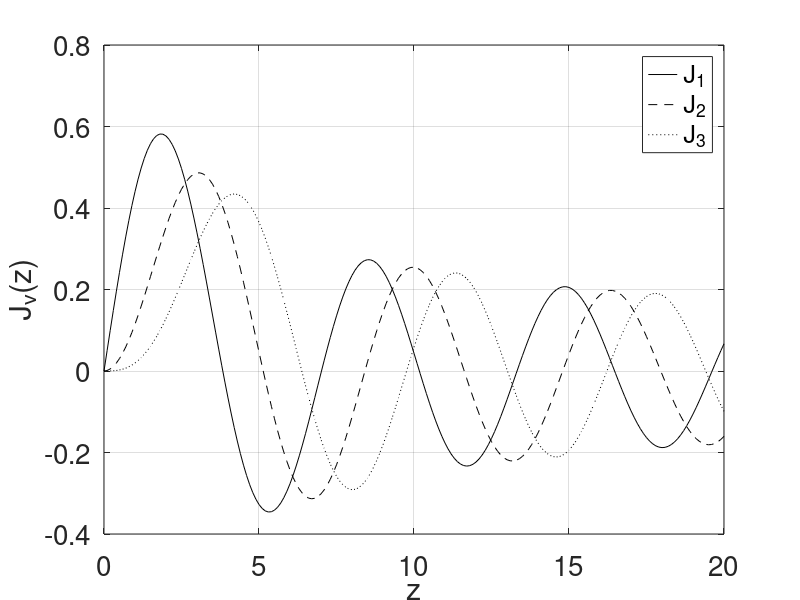

Reproduce this figure in MATLAB. (Note: this script raises an error after producing the figure.)
%% Bessel function tests

clear all

size_of_font = 20;

%% Plot spectral fluxes

figure(99)
z = 0:0.1:20;
J = zeros(5,201);
xJ = zeros(5,201);
testJ = zeros(1,201);
for i = 0:3
    J(i+1,:) = besselj(i,z);
    zJ(i+1,:) = z.*besselj(i,z);
end
plot(z,J(2,:), 'k')
hold on
plot(z,J(3,:), 'k--')
plot(z,J(4,:), 'k:')
grid on
legend('J_1','J_2','J_3','Location','Best')
xlabel('z')
ylabel('J_{\nu}(z)')
set(gca,'fontsize', size_of_font);

%% Plot vorticity fields from snapshots of each simulation

addpath ../../AR6_Chapter9/FGD/Matlab_Functions/

color_bar_vorticity = IPCC_Get_Colorbar('temperature_d', 21, false);
color_bar_buoyancy = IPCC_Get_Colorbar('precip_d', 21, false);
color_bar_qgpv = IPCC_Get_Colorbar('wind_d', 21, false);

filedir = "../simulations/output/data/";
filedir_qg = "../simulations/output/data/final_simulation/";
filedir_copied_data = "../simulations/output/copied_data/SurfaceQG_n_512_visc_1.0e-17_order_8_hypovisc_0.005_order_-2_kf_7.0_F_1.0e-5_endtime_30000.0_beta_0.5/";

StrongBeta_2D = load("/Users/brodiepearson/GitHub/Paper_Anisotropic_2D_Structure_Functions/simulations/Output/Data/Equilibrated/Anisotropic2D_n_2048_drag_0.04_order_-2_visc_1.0e-21_order_8_kf_100.0_F_1.0e-5_betay_10.0_betax_0.0_3000.mat");
SQG = load(filedir_copied_data+"SurfaceQG_n_512_visc_1.0e-17_order_8_hypovisc_0.005_order_-2_kf_7.0_F_1.0e-5_endtime_30000.0_beta_0.5_30040.mat");
QG_mid = load(filedir_qg+"multilayerqg_2layer_512_beta_5.0_Ld_0.35_75.mat");
QG = load(filedir_qg+"multilayerqg_2layer_512_beta_5.0_Ld_0.35_100.mat");

x_grid_2D = StrongBeta_2D.dx:StrongBeta_2D.dx:StrongBeta_2D.Lx;
y_grid_2D = StrongBeta_2D.dy:StrongBeta_2D.dy:StrongBeta_2D.Ly;
x_grid_SQG = SQG.dx:SQG.dx:SQG.Lx;
y_grid_SQG = SQG.dy:SQG.dy:SQG.Ly;
x_grid_QG = QG.dx:QG.dx:QG.Lx;
y_grid_QG = QG.dy:QG.dy:QG.Ly;

hmaps=figure(20)
set(hmaps,'Position',[10 10 1600 600])
ax(1) = subplot(2,3,1)
imagesc(x_grid_2D(1:end),y_grid_2D(1:end), StrongBeta_2D.zeta(1:end,1:end)')
ylim([0 2*pi])
xlim([0 2*pi])
xticks([0, pi, 2*pi])
xticklabels({'0' '\pi' '2\pi'})
yticks([0, pi, 2*pi])
yticklabels({'0', '\pi', '2\pi'})
xlabel('x (m)')
ylabel('y (m)')
title('2D Turbulence')
set(gca,'fontsize', 20);
colormap(ax(1), color_bar_vorticity)
hcb=colorbar
caxis([-5 5])
hcb.Label.String = 'Vorticity [s^{-1}]';
hcb.Location = 'southoutside';

ax(2) = subplot(2,3,2)
imagesc(x_grid_SQG(1:end),y_grid_SQG(1:end), SQG.b(1:end,1:end)')
ylim([0 2*pi])
xlim([0 2*pi])
xticks([0, pi, 2*pi])
xticklabels({'0' '\pi' '2\pi'})
yticks([0, pi, 2*pi])
yticklabels({'0', '\pi', '2\pi'})
%xlabel('x (m)')
%ylabel('y (m)')
title(' Surface Quasigeostrophic (SQG) Turbulence')
set(gca,'fontsize', 20);
colormap(ax(2), color_bar_buoyancy)
hcb=colorbar
caxis([-0.1 0.1])
hcb.Label.String = 'Buoyancy [s^{-1}]';
hcb.Location = 'southoutside';

ax(3) = subplot(2,3,3)
imagesc(x_grid_QG(1:end),y_grid_QG(1:end), QG.q(1:end,1:end,1)')
ylim([0 2*pi])
xlim([0 2*pi])
xticks([0, pi, 2*pi])
xticklabels({'0' '\pi' '2\pi'})
yticks([0, pi, 2*pi])
yticklabels({'0', '\pi', '2\pi'})
%xlabel('x (m)')
%ylabel('y (m)')
title('Quasi-geostrophic (QG) Turbulence')
set(gca,'fontsize', 20);
colormap(ax(3), color_bar_qgpv)
hcb=colorbar
caxis([-1e3 1e3])
hcb.Label.String = 'QG Potential Vorticity [s^{-1}]';
hcb.Location = 'southoutside';

%% Create a QG plot showing evolution of energy through time

experiment_name = "multilayerqg_2layer_512_beta_5.0_Ld_0.35";

filedir = "../simulations/output/data/final_simulation/";

files = dir(filedir + experiment_name +"_*.mat");

% Sort the snapshots from earliest to latest
temp1 = struct2table(files); % convert the struct array to a table
temp2 = sortrows(temp1, 'datenum'); % sort the table by 'DOB'
files = table2struct(temp2);
file_no = length(files);

for layer=1:2
    for nn=1:file_no
        S = load(filedir + files(nn).name);
        kinetic_energy(layer,nn) = S.KE(layer);
        time(layer,nn)=files(nn).datenum;
        potential_energy(nn) = S.PE;
    end
end

h_qgmaps=figure(21)
set(h_qgmaps,'Position',[10 10 1600 400])
ax(1) = subplot(1,3,1)
upper_layer = plot(kinetic_energy(1,:)/0.2, 'k','LineWidth',2);
hold on
lower_layer = plot(kinetic_energy(2,:)/0.8, 'r','LineWidth',2);
%PE = plot(potential_energy(:)*10, 'b:','LineWidth',2);
plot ([20 20], [0 3000],'k:','LineWidth',2)
plot ([75 75], [0 3000],'k--','LineWidth',2)
plot ([100 100], [0 3000],'k--','LineWidth',2)
ylabel('Energy per unit depth (m s^{-2})')
xlabel('Time (s)')
legend([upper_layer lower_layer], ...
    'Upper layer KE','Lower Layer KE', ...
    'Location','North');
xlim([0 105])
set(gca,'fontsize', 14);

ax(2) = subplot(1,3,2)
imagesc(x_grid_QG(1:end),y_grid_QG(1:end), QG_mid.q(1:end,1:end,1)')
ylim([0 2*pi])
xlim([0 2*pi])
xticks([0, pi, 2*pi])
xticklabels({'0' '\pi' '2\pi'})
yticks([0, pi, 2*pi])
yticklabels({'0', '\pi', '2\pi'})
%xlabel('x (m)')
%ylabel('y (m)')
title('Time = 75')
set(gca,'fontsize', 14);
colormap(ax(2), color_bar_qgpv)
hcb=colorbar
caxis([-3e3 3e3])
hcb.Label.String = 'QG Potential Vorticity';
hcb.Location = 'southoutside';

ax(3) = subplot(1,3,3)
imagesc(x_grid_QG(1:end),y_grid_QG(1:end), QG.q(1:end,1:end,1)')
ylim([0 2*pi])
xlim([0 2*pi])
xticks([0, pi, 2*pi])
xticklabels({'0' '\pi' '2\pi'})
yticks([0, pi, 2*pi])
yticklabels({'0', '\pi', '2\pi'})
%xlabel('x (m)')
%ylabel('y (m)')
title('Time = 100')
set(gca,'fontsize', 14);
colormap(ax(3), color_bar_qgpv)
hcb=colorbar
caxis([-3e3 3e3])
hcb.Label.String = 'QG Potential Vorticity';
hcb.Location = 'southoutside';
